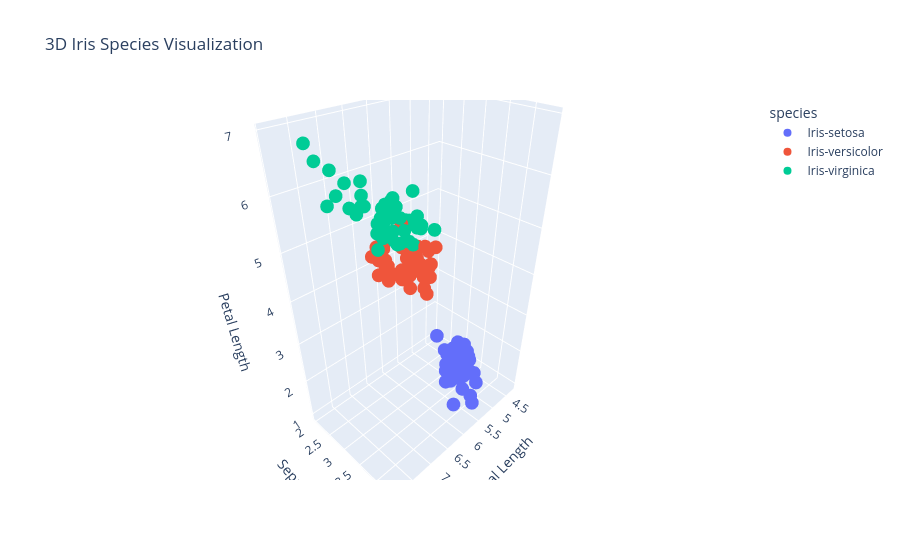

The cell this chart's notebook holds for it:
### Markdown cell above
## Exercise 5: 3D Scatter Plot - Iris (Plotly)

### Code cell
# 3D scatter plot with Iris data
fig = px.scatter_3d(iris,
                    x='sepal_length',
                    y='sepal_width', 
                    z='petal_length',
                    color='species',
                    title='3D Iris Species Visualization',
                    labels={'sepal_length': 'Sepal Length',
                           'sepal_width': 'Sepal Width',
                           'petal_length': 'Petal Length'},
                    hover_name='species')

fig.show()

### Figure 1 — Plotly figure (JSON) as saved in the notebook; plotly's stock layout.template omitted (floating-point values rounded to 4 significant figures)
{"data": [{"hovertemplate": "<b>%{hovertext}</b><br><br>species=Iris-setosa<br>Sepal Length=%{x}<br>Sepal Width=%{y}<br>Petal Length=%{z}<extra></extra>", "hovertext": ["Iris-setosa", "Iris-setosa", "Iris-setosa", "Iris-setosa", "Iris-setosa", "Iris-setosa", "Iris-setosa", "Iris-setosa", "Iris-setosa", "Iris-setosa", "Iris-setosa", "Iris-setosa", "Iris-setosa", "Iris-setosa", "Iris-setosa", "Iris-setosa", "Iris-setosa", "Iris-setosa", "Iris-setosa", "Iris-setosa", "Iris-setosa", "Iris-setosa", "Iris-setosa", "Iris-setosa", "Iris-setosa", "Iris-setosa", "Iris-setosa", "Iris-setosa", "Iris-setosa", "Iris-setosa", "Iris-setosa", "Iris-setosa", "Iris-setosa", "Iris-setosa", "Iris-setosa", "Iris-setosa", "Iris-setosa", "Iris-setosa", "Iris-setosa", "Iris-setosa", "Iris-setosa", "Iris-setosa", "Iris-setosa", "Iris-setosa", "Iris-setosa", "Iris-setosa", "Iris-setosa", "Iris-setosa", "Iris-setosa", "Iris-setosa"], "legendgroup": "Iris-setosa", "marker": {"color": "#636efa", "symbol": "circle"}, "mode": "markers", "name": "Iris-setosa", "scene": "scene", "showlegend": true, "type": "scatter3d", "x": [5.1, 4.9, 4.7, 4.6, 5.0, 5.4, 4.6, 5.0, 4.4, 4.9, 5.4, 4.8, 4.8, 4.3, 5.8, 5.7, 5.4, 5.1, 5.7, 5.1, 5.4, 5.1, 4.6, 5.1, 4.8, 5.0, 5.0, 5.2, 5.2, 4.7, 4.8, 5.4, 5.2, 5.5, 4.9, 5.0, 5.5, 4.9, 4.4, 5.1, 5.0, 4.5, 4.4, 5.0, 5.1, 4.8, 5.1, 4.6, 5.3, 5.0], "y": [3.5, 3.0, 3.2, 3.1, 3.6, 3.9, 3.4, 3.4, 2.9, 3.1, 3.7, 3.4, 3.0, 3.0, 4.0, 4.4, 3.9, 3.5, 3.8, 3.8, 3.4, 3.7, 3.6, 3.3, 3.4, 3.0, 3.4, 3.5, 3.4, 3.2, 3.1, 3.4, 4.1, 4.2, 3.1, 3.2, 3.5, 3.1, 3.0, 3.4, 3.5, 2.3, 3.2, 3.5, 3.8, 3.0, 3.8, 3.2, 3.7, 3.3], "z": [1.4, 1.4, 1.3, 1.5, 1.4, 1.7, 1.4, 1.5, 1.4, 1.5, 1.5, 1.6, 1.4, 1.1, 1.2, 1.5, 1.3, 1.4, 1.7, 1.5, 1.7, 1.5, 1.0, 1.7, 1.9, 1.6, 1.6, 1.5, 1.4, 1.6, 1.6, 1.5, 1.5, 1.4, 1.5, 1.2, 1.3, 1.5, 1.3, 1.5, 1.3, 1.3, 1.3, 1.6, 1.9, 1.4, 1.6, 1.4, 1.5, 1.4]}, {"hovertemplate": "<b>%{hovertext}</b><br><br>species=Iris-versicolor<br>Sepal Length=%{x}<br>Sepal Width=%{y}<br>Petal Length=%{z}<extra></extra>", "hovertext": ["Iris-versicolor", "Iris-versicolor", "Iris-versicolor", "Iris-versicolor", "Iris-versicolor", "Iris-versicolor", "Iris-versicolor", "Iris-versicolor", "Iris-versicolor", "Iris-versicolor", "Iris-versicolor", "Iris-versicolor", "Iris-versicolor", "Iris-versicolor", "Iris-versicolor", "Iris-versicolor", "Iris-versicolor", "Iris-versicolor", "Iris-versicolor", "Iris-versicolor", "Iris-versicolor", "Iris-versicolor", "Iris-versicolor", "Iris-versicolor", "Iris-versicolor", "Iris-versicolor", "Iris-versicolor", "Iris-versicolor", "Iris-versicolor", "Iris-versicolor", "Iris-versicolor", "Iris-versicolor", "Iris-versicolor", "Iris-versicolor", "Iris-versicolor", "Iris-versicolor", "Iris-versicolor", "Iris-versicolor", "Iris-versicolor", "Iris-versicolor", "Iris-versicolor", "Iris-versicolor", "Iris-versicolor", "Iris-versicolor", "Iris-versicolor", "Iris-versicolor", "Iris-versicolor", "Iris-versicolor", "Iris-versicolor", "Iris-versicolor"], "legendgroup": "Iris-versicolor", "marker": {"color": "#EF553B", "symbol": "circle"}, "mode": "markers", "name": "Iris-versicolor", "scene": "scene", "showlegend": true, "type": "scatter3d", "x": [7.0, 6.4, 6.9, 5.5, 6.5, 5.7, 6.3, 4.9, 6.6, 5.2, 5.0, 5.9, 6.0, 6.1, 5.6, 6.7, 5.6, 5.8, 6.2, 5.6, 5.9, 6.1, 6.3, 6.1, 6.4, 6.6, 6.8, 6.7, 6.0, 5.7, 5.5, 5.5, 5.8, 6.0, 5.4, 6.0, 6.7, 6.3, 5.6, 5.5, 5.5, 6.1, 5.8, 5.0, 5.6, 5.7, 5.7, 6.2, 5.1, 5.7], "y": [3.2, 3.2, 3.1, 2.3, 2.8, 2.8, 3.3, 2.4, 2.9, 2.7, 2.0, 3.0, 2.2, 2.9, 2.9, 3.1, 3.0, 2.7, 2.2, 2.5, 3.2, 2.8, 2.5, 2.8, 2.9, 3.0, 2.8, 3.0, 2.9, 2.6, 2.4, 2.4, 2.7, 2.7, 3.0, 3.4, 3.1, 2.3, 3.0, 2.5, 2.6, 3.0, 2.6, 2.3, 2.7, 3.0, 2.9, 2.9, 2.5, 2.8], "z": [4.7, 4.5, 4.9, 4.0, 4.6, 4.5, 4.7, 3.3, 4.6, 3.9, 3.5, 4.2, 4.0, 4.7, 3.6, 4.4, 4.5, 4.1, 4.5, 3.9, 4.8, 4.0, 4.9, 4.7, 4.3, 4.4, 4.8, 5.0, 4.5, 3.5, 3.8, 3.7, 3.9, 5.1, 4.5, 4.5, 4.7, 4.4, 4.1, 4.0, 4.4, 4.6, 4.0, 3.3, 4.2, 4.2, 4.2, 4.3, 3.0, 4.1]}, {"hovertemplate": "<b>%{hovertext}</b><br><br>species=Iris-virginica<br>Sepal Length=%{x}<br>Sepal Width=%{y}<br>Petal Length=%{z}<extra></extra>", "hovertext": ["Iris-virginica", "Iris-virginica", "Iris-virginica", "Iris-virginica", "Iris-virginica", "Iris-virginica", "Iris-virginica", "Iris-virginica", "Iris-virginica", "Iris-virginica", "Iris-virginica", "Iris-virginica", "Iris-virginica", "Iris-virginica", "Iris-virginica", "Iris-virginica", "Iris-virginica", "Iris-virginica", "Iris-virginica", "Iris-virginica", "Iris-virginica", "Iris-virginica", "Iris-virginica", "Iris-virginica", "Iris-virginica", "Iris-virginica", "Iris-virginica", "Iris-virginica", "Iris-virginica", "Iris-virginica", "Iris-virginica", "Iris-virginica", "Iris-virginica", "Iris-virginica", "Iris-virginica", "Iris-virginica", "Iris-virginica", "Iris-virginica", "Iris-virginica", "Iris-virginica", "Iris-virginica", "Iris-virginica", "Iris-virginica", "Iris-virginica", "Iris-virginica", "Iris-virginica", "Iris-virginica", "Iris-virginica", "Iris-virginica", "Iris-virginica"], "legendgroup": "Iris-virginica", "marker": {"color": "#00cc96", "symbol": "circle"}, "mode": "markers", "name": "Iris-virginica", "scene": "scene", "showlegend": true, "type": "scatter3d", "x": [6.3, 5.8, 7.1, 6.3, 6.5, 7.6, 4.9, 7.3, 6.7, 7.2, 6.5, 6.4, 6.8, 5.7, 5.8, 6.4, 6.5, 7.7, 7.7, 6.0, 6.9, 5.6, 7.7, 6.3, 6.7, 7.2, 6.2, 6.1, 6.4, 7.2, 7.4, 7.9, 6.4, 6.3, 6.1, 7.7, 6.3, 6.4, 6.0, 6.9, 6.7, 6.9, 5.8, 6.8, 6.7, 6.7, 6.3, 6.5, 6.2, 5.9], "y": [3.3, 2.7, 3.0, 2.9, 3.0, 3.0, 2.5, 2.9, 2.5, 3.6, 3.2, 2.7, 3.0, 2.5, 2.8, 3.2, 3.0, 3.8, 2.6, 2.2, 3.2, 2.8, 2.8, 2.7, 3.3, 3.2, 2.8, 3.0, 2.8, 3.0, 2.8, 3.8, 2.8, 2.8, 2.6, 3.0, 3.4, 3.1, 3.0, 3.1, 3.1, 3.1, 2.7, 3.2, 3.3, 3.0, 2.5, 3.0, 3.4, 3.0], "z": [6.0, 5.1, 5.9, 5.6, 5.8, 6.6, 4.5, 6.3, 5.8, 6.1, 5.1, 5.3, 5.5, 5.0, 5.1, 5.3, 5.5, 6.7, 6.9, 5.0, 5.7, 4.9, 6.7, 4.9, 5.7, 6.0, 4.8, 4.9, 5.6, 5.8, 6.1, 6.4, 5.6, 5.1, 5.6, 6.1, 5.6, 5.5, 4.8, 5.4, 5.6, 5.1, 5.1, 5.9, 5.7, 5.2, 5.0, 5.2, 5.4, 5.1]}], "layout": {"legend": {"title": {"text": "species"}, "tracegroupgap": 0}, "scene": {"domain": {"x": [0, 1], "y": [0, 1]}, "xaxis": {"title": {"text": "Sepal Length"}}, "yaxis": {"title": {"text": "Sepal Width"}}, "zaxis": {"title": {"text": "Petal Length"}}}, "title": {"text": "3D Iris Species Visualization"}}}
